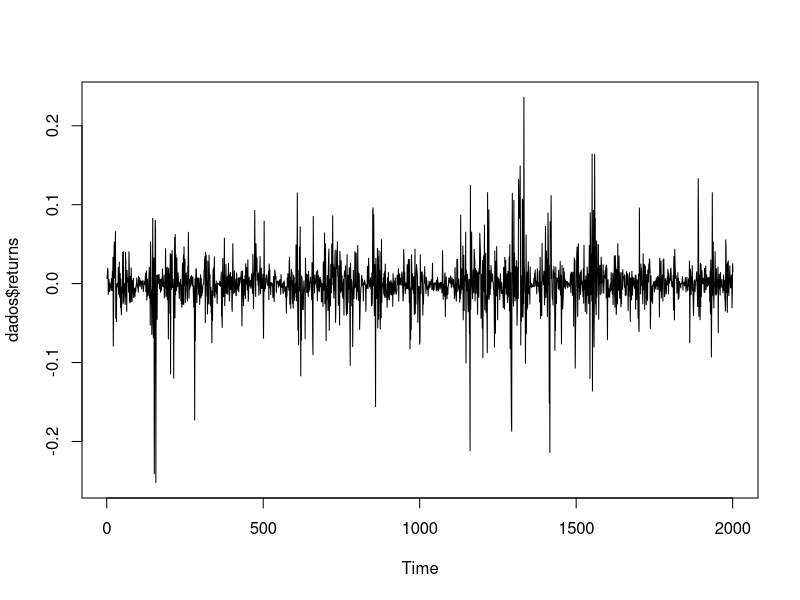
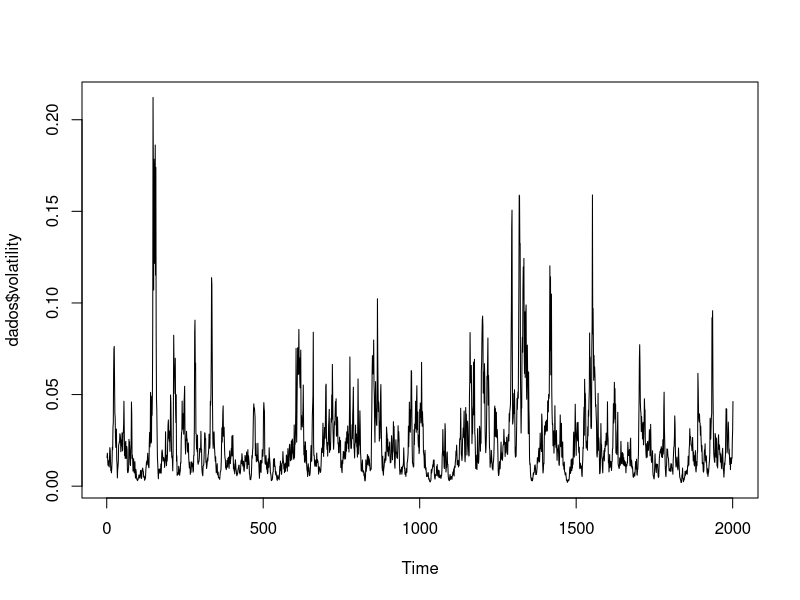

R code for these plots, in order:
sv_sim <- function(n, beta, phi, sigma){ 
  # o modelo utilizado foi proposto por Taylor(1982, 1996)
  n_burnin <- 500
  epsilon <- rnorm(n + 1 + n_burnin)
  omega <- rnorm(n + 1 + n_burnin, mean = 0, sd = sigma)
  h = rep(0, n + 1 + n_burnin) # h[1] = 0 (Shumway and Stoffer)
  r = rep(0, n + 1 + n_burnin) 
  
  for (i in 2:(n + 1 + n_burnin)) {
    h[i] = phi*h[i - 1] + omega[i]
    r[i] = beta*exp(h[i]/2)*epsilon[i]
  }
  return(list(returns = r[-c(1:n_burnin)], 
              volatility = beta * exp(h[-c(1:n_burnin)]/2)))
}


dados <- sv_sim(2000,  0.016, 0.9, 0.67)
ts.plot(dados$returns)
ts.plot(dados$volatility)
